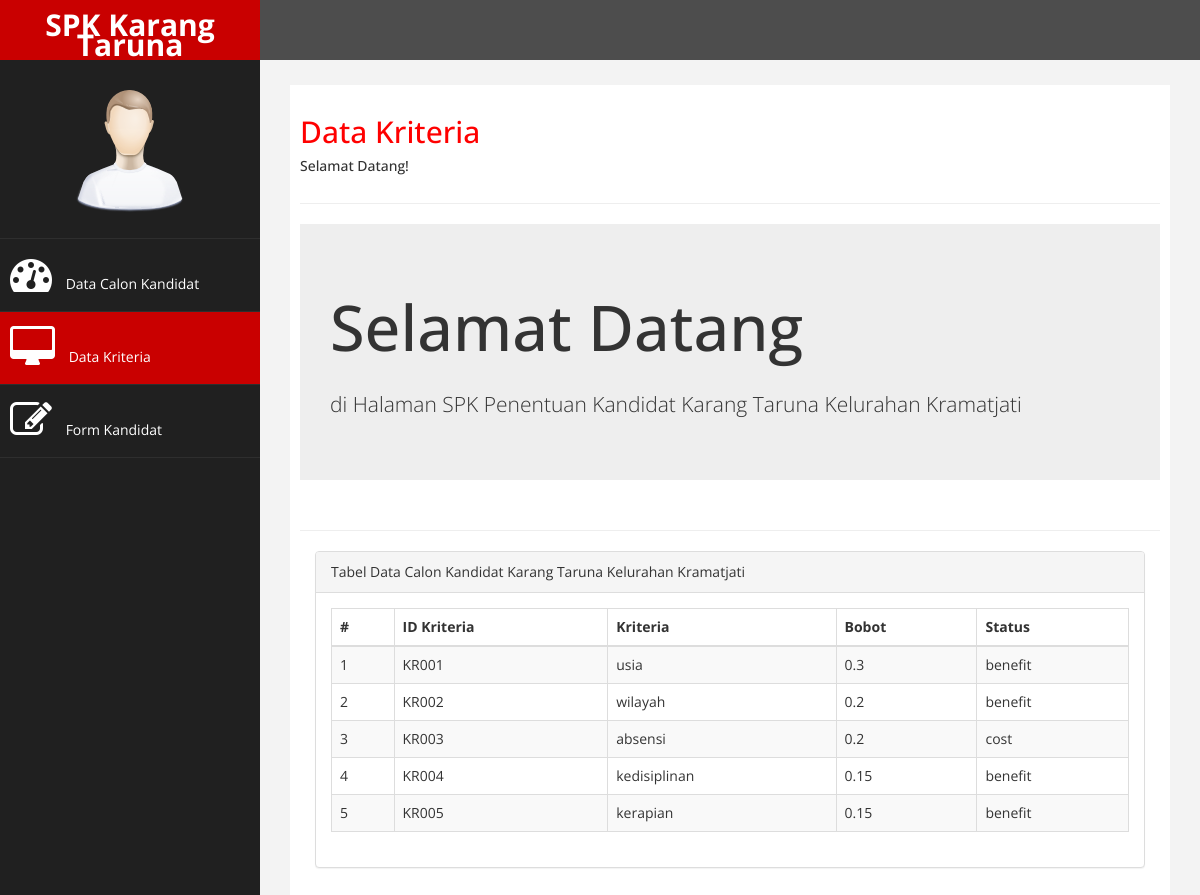
Page /ui.php on the committed database.
### tables this page shows
CREATE TABLE `kriteria` (
  `id_kriteria` varchar(5) NOT NULL,
  `nama_kriteria` varchar(15) NOT NULL,
  `bobot` double NOT NULL,
  `status` varchar(10) NOT NULL
);

### ui.php (the view, shortened to what this page needs)
<!DOCTYPE html>
<html xmlns="http://www.w3.org/1999/xhtml">
<head>
    <link href="assets/css/bootstrap.css" rel="stylesheet" />
    <link href="assets/css/font-awesome.css" rel="stylesheet" />
    <link href="assets/js/morris/morris-0.4.3.min.css" rel="stylesheet" />
    <link href="assets/css/custom.css" rel="stylesheet" />
</head>
<body>
    <div id="wrapper">
        <nav class="navbar navbar-default navbar-cls-top " role="navigation" style="margin-bottom: 0">
            <div class="navbar-header">
                <a class="navbar-brand" href="index.html">SPK Karang Taruna</a>
            </div>
        </nav>
                <nav class="navbar-default navbar-side" role="navigation">
            <div class="sidebar-collapse">
                <ul class="nav" id="main-menu">
                <li class="text-center">
                    <img src="assets/img/find_user.png" class="user-image img-responsive"/>
                    </li>
                    <li>
                        <a  href="index.php"><i class="fa fa-dashboard fa-3x"></i> Data Calon Kandidat</a>
                    </li>
                     <li>
                        <a class="active-menu"  href="ui.php"><i class="fa fa-desktop fa-3x"></i> Data Kriteria</a>
                    </li>
                    <li  >
                        <a  href="form.php"><i class="fa fa-edit fa-3x"></i> Form Kandidat </a>
                    </li>
                </ul>
            </div>
        </nav>
        <div id="page-wrapper" >
            <div id="page-inner">
                <div class="row">
                    <div class="col-md-12">
                     <h2>Data Kriteria</h2>
                        <h5>Selamat Datang!</h5>
                    </div>
                </div>
                  <hr />
                <div class="row">
                <div class="col-md-12">
                    <div class="jumbotron">
                        <h1>Selamat Datang</h1>
                        <p>di Halaman SPK Penentuan Kandidat Karang Taruna Kelurahan Kramatjati</p>
                    </div>
                </div>
            </div>
                <hr />
                    <div class="col-md-12 col-sm-12 col-xs-12">
                    <div class="panel panel-default">
                        <div class="panel-heading">
                           Tabel Data Calon Kandidat Karang Taruna Kelurahan Kramatjati
                        </div>
                        <div class="panel-body">
                            <div class="table-responsive">
                                <table class="table table-striped table-bordered table-hover">
                                    <thead>
                                        <tr>
                                            <th>#</th>
                                            <th>ID Kriteria</th>
                                            <th>Kriteria</th>
                                            <th>Bobot</th>
                                            <th>Status</th>
                                        </tr>
                                    </thead>
                                    <tbody>
                                    <?php
                                    include 'koneksi.php';
                                    $no = 1;
                                    $data = mysqli_query($koneksi,"select * from kriteria");
                                    while($d = mysqli_fetch_array($data)){
                                        ?>
                                        <tr>
                                            <td><?php echo $no++; ?></td>
                                            <td><?php echo $d['id_kriteria']; ?></td>
                                            <td><?php echo $d['nama_kriteria']; ?></td>
                                            <td><?php echo $d['bobot']; ?></td>
                                            <td><?php echo $d['status']; ?></td>
                                        </tr>
            <?php
            }
        ?>
                                    </tbody>
                                </table>
                            </div>
                        </div>
                    </div>
                    </div>
                </div>
                    </div>
                </div>
</body>
</html>

### assets/css/custom.css (style rules this page uses)
body { font-family: 'Open Sans', sans-serif; }
#wrapper { width: 100%; background:#202020; }
#page-wrapper { padding: 15px 15px; min-height: 600px; background:#F3F3F3; }
#page-inner { width:100%; margin:10px 20px 10px 0px; background-color:#fff!important; padding:10px; min-height:1200px; }
.text-center { text-align:center; }
h2 { color: #f00; }
p { font-size:16px; line-height:25px; padding-top:20px; }
.user-image { margin: 25px auto; -webkit-border-radius: 10px; -moz-border-radius: 10px; border-radius: 10px; max-height:170px; max-width:170px; }
.navbar-cls-top .navbar-brand { color: #fff; background: #C90000; width: 260px; text-align: center; height: 60px; font-size: 30px; font-weight: 700; }
.active-menu { background-color:#C90000!important; }
.sidebar-collapse , .sidebar-collapse .nav { background:none; }
.sidebar-collapse .nav { padding:0; }
.sidebar-collapse .nav > li > a { color:#fff; background:#202020; text-shadow:none; }
.sidebar-collapse > .nav > li > a { padding:15px 10px; }
.sidebar-collapse > .nav > li { border-bottom: 1px solid rgba(107, 108, 109, 0.19); }
.navbar-side { border:none; background-color: #202020; }
.navbar-cls-top { background:#4D4D4D; border-bottom:none; }
.navbar-default { border:0px solid black; }
.navbar-header { background: #A70303; }
.nav > li > a > i { margin-right:10px; }
@media (min-width:768px) { #page-wrapper { margin: 0 0 0 260px; padding: 15px 30px; min-height: 1200px; } }
@media (min-width:768px) { .navbar-side { z-index: 1; position: absolute; width: 260px; } }
@media (min-width:768px) { .navbar { border-radius: 0px; } }

### rows in the picture
kriteria: id_kriteria "KR001", nama_kriteria "usia", bobot "0.3", status "benefit"
kriteria: id_kriteria "KR002", nama_kriteria "wilayah", bobot "0.2", status "benefit"
kriteria: id_kriteria "KR003", nama_kriteria "absensi", bobot "0.2", status "cost"
kriteria: id_kriteria "KR004", nama_kriteria "kedisiplinan", bobot "0.15", status "benefit"
kriteria: id_kriteria "KR005", nama_kriteria "kerapian", bobot "0.15", status "benefit"
